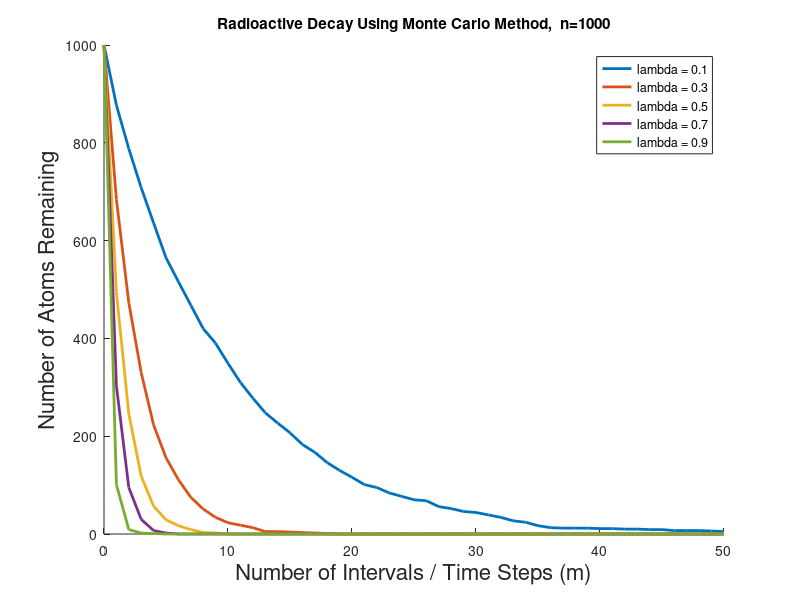

This chart was generated by the following MATLAB code:
% Author - Rajdeep Pinge
% Date - 8th March, 2017

% Programme to simulate radioactive decay using monte carlo method - a
% nondeterministic process.

clear;
close all;

lambda_arr = [0.1 0.3 0.5 0.7 0.9];  % array of values of probability of any atom decaying over a time interval delta_T.

m = 50;         % total intervals of time

n = 1000;        % number of atoms

for j = 1:numel(lambda_arr)
    lambda = lambda_arr(j);
    
    decay_state = ones(n, 1);      % 1: not decayed, 0: decayed

    numAtoms = ones(m+1, 1)*n;

    for k = 1:m
        unirnd_arr = rand(n, 1);

        for i = 1:n
            if decay_state(i) ~= 0
                if unirnd_arr(i) < lambda
                    decay_state(i) = 0;
                end
            end
        end

        numAtoms(k+1) = sum(decay_state);
    end

    hold on
    plot(0:m, numAtoms, 'LineWidth', 2)
    
end

title(['Radioactive Decay Using Monte Carlo Method,  n=' num2str(n)])
xlabel('Number of Intervals / Time Steps (m)', 'FontSize', 16)
ylabel('Number of Atoms Remaining', 'FontSize', 16)
legend('lambda = 0.1', 'lambda = 0.3', 'lambda = 0.5', 'lambda = 0.7', 'lambda = 0.9')